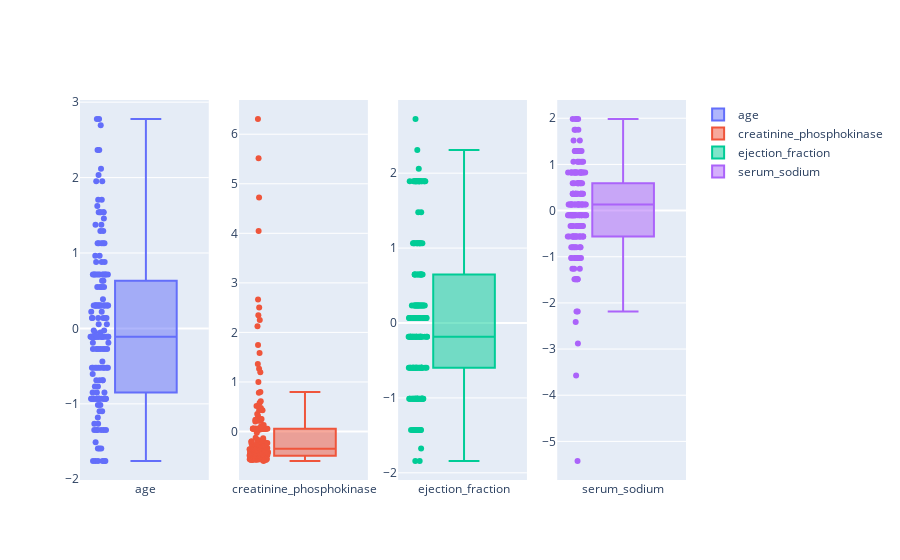

Notebook code cell kept with this figure:
### Code cell
fig = make_subplots(rows=1, cols=len(correlated_labels))
for i, var in enumerate(correlated_labels):
    fig.add_trace(
        go.Box(y=X_train[:, i+1],
        name=var),
        row=1, col=i+1
    )

fig.update_traces(boxpoints='all', jitter=.3)

### Figure 1 — Plotly figure (JSON) as saved in the notebook; plotly's stock layout.template omitted (floating-point values rounded to 4 significant figures; data arrays with more than 128 entries replaced by an {"elided": "..."} marker saying what was removed)
{"data": [{"boxpoints": "all", "jitter": 0.3, "name": "age", "type": "box", "xaxis": "x", "y": {"elided": "176 float values"}, "yaxis": "y"}, {"boxpoints": "all", "jitter": 0.3, "name": "creatinine_phosphokinase", "type": "box", "xaxis": "x2", "y": {"elided": "176 float values"}, "yaxis": "y2"}, {"boxpoints": "all", "jitter": 0.3, "name": "ejection_fraction", "type": "box", "xaxis": "x3", "y": {"elided": "176 float values"}, "yaxis": "y3"}, {"boxpoints": "all", "jitter": 0.3, "name": "serum_sodium", "type": "box", "xaxis": "x4", "y": {"elided": "176 float values"}, "yaxis": "y4"}], "layout": {"xaxis": {"anchor": "y", "domain": [0, 0.2125]}, "xaxis2": {"anchor": "y2", "domain": [0.2625, 0.475]}, "xaxis3": {"anchor": "y3", "domain": [0.525, 0.7375]}, "xaxis4": {"anchor": "y4", "domain": [0.7875, 1]}, "yaxis": {"anchor": "x", "domain": [0, 1]}, "yaxis2": {"anchor": "x2", "domain": [0, 1]}, "yaxis3": {"anchor": "x3", "domain": [0, 1]}, "yaxis4": {"anchor": "x4", "domain": [0, 1]}}}
